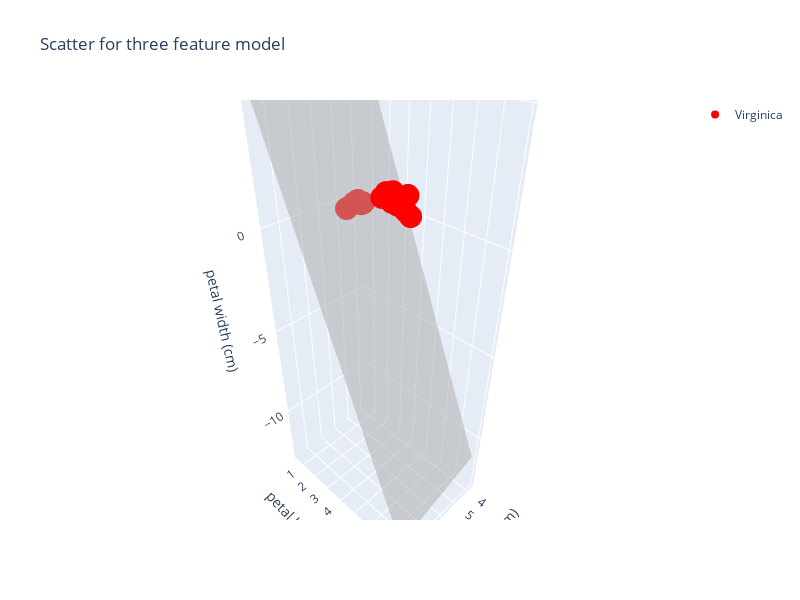

Write notebook code for a chart like this one.
### Markdown cell above
**Three features model graph**

### Code cell
y_pred = np.array(result_pds[0]['Prediction'])
y_virginica = x_val[y_pred == 1, : ]
y_non_virginica = x_val[y_pred == 0, : ]

features = np.delete(x_val, [1], axis=1)
virginica = features[y_pred == 1, :]
non_virginica = features[y_pred == 0, :]

trace0 = go.Scatter3d(x=virginica[:, 0], y=virginica[:, 1], z=virginica[:, 2], mode='markers', marker=dict(color='red'), name='Virginica')
trace1 = go.Scatter3d(x=non_virginica[:, 1], y=non_virginica[:, 1], z=non_virginica[:, 2], mode='markers', marker=dict(color='black'), name='Non-Virginica')

x_min, x_max = features[:, 0].min() - 1, features[:, 0].max() + 1
y_min, y_max = features[:, 1].min() - 1, features[:, 1].max() + 1
z_min, z_max = features[:, 2].min() - 1, features[:, 2].max() + 1

random_x, random_y = np.meshgrid(np.linspace(x_min, x_max, 10), np.linspace(y_min, y_max, 10))
random_z = -models[2].intercept_ / models[2].coef_[0][2] - models[2].coef_[0][0] / models[2].coef_[0][2] * random_x - models[2].coef_[0][1] / models[2].coef_[0][2] * random_y

trace2 = go.Surface(x=random_x, y=random_y, z=random_z, surfacecolor=random_z, colorscale=[[0, 'lightgray'], [1, 'lightgray']], opacity=0.5, showscale=False, name='Decision Boundary')

layout = go.Layout(title='Scatter for three feature model',
                   scene=dict(xaxis=dict(title='sepal length (cm)'),
                              yaxis=dict(title='petal length (cm)'),
                              zaxis=dict(title='petal width (cm)')),
                   showlegend=True, width=800, height=600)

fig = go.Figure(data=[trace0, trace1, trace2], layout=layout)
fig.show()

### Figure 1 — Plotly figure (JSON) as saved in the notebook; plotly's stock layout.template omitted (floating-point values rounded to 4 significant figures)
{"data": [{"marker": {"color": "red"}, "mode": "markers", "name": "Virginica", "type": "scatter3d", "x": [5, 5.7, 7.7, 6.7, 6, 6.1, 6.7, 5.7, 4.8, 4.7, 6.9, 6.5, 5.1, 6.4, 5.6], "y": [1.6, 1.7, 6.9, 5.2, 4.5, 4.9, 5.8, 4.5, 1.6, 1.6, 5.1, 5.1, 1.5, 5.6, 3.6], "z": [0.4, 0.3, 2.3, 2.3, 1.5, 1.8, 1.8, 1.3, 0.2, 0.2, 2.3, 2, 0.3, 2.2, 1.3]}, {"marker": {"color": "black"}, "mode": "markers", "name": "Non-Virginica", "type": "scatter3d", "x": [], "y": [], "z": []}, {"colorscale": [[0, "lightgray"], [1, "lightgray"]], "name": "Decision Boundary", "opacity": 0.5, "showscale": false, "surfacecolor": [[6.515, 6.341, 6.166, 5.992, 5.817, 5.642, 5.468, 5.293, 5.119, 4.944], [4.532, 4.357, 4.183, 4.008, 3.834, 3.659, 3.484, 3.31, 3.135, 2.961], [2.548, 2.374, 2.199, 2.025, 1.85, 1.676, 1.501, 1.326, 1.152, 0.9773], [0.5649, 0.3904, 0.2158, 0.04124, -0.1333, -0.3079, -0.4825, -0.657, -0.8316, -1.006], [-1.419, -1.593, -1.768, -1.942, -2.117, -2.291, -2.466, -2.641, -2.815, -2.99], [-3.402, -3.577, -3.751, -3.926, -4.1, -4.275, -4.449, -4.624, -4.799, -4.973], [-5.385, -5.56, -5.735, -5.909, -6.084, -6.258, -6.433, -6.607, -6.782, -6.957], [-7.369, -7.543, -7.718, -7.893, -8.067, -8.242, -8.416, -8.591, -8.765, -8.94], [-9.352, -9.527, -9.702, -9.876, -10.05, -10.23, -10.4, -10.57, -10.75, -10.92], [-11.34, -11.51, -11.68, -11.86, -12.03, -12.21, -12.38, -12.56, -12.73, -12.91]], "type": "surface", "x": [[3.7, 4.256, 4.811, 5.367, 5.922, 6.478, 7.033, 7.589, 8.144, 8.7], [3.7, 4.256, 4.811, 5.367, 5.922, 6.478, 7.033, 7.589, 8.144, 8.7], [3.7, 4.256, 4.811, 5.367, 5.922, 6.478, 7.033, 7.589, 8.144, 8.7], [3.7, 4.256, 4.811, 5.367, 5.922, 6.478, 7.033, 7.589, 8.144, 8.7], [3.7, 4.256, 4.811, 5.367, 5.922, 6.478, 7.033, 7.589, 8.144, 8.7], [3.7, 4.256, 4.811, 5.367, 5.922, 6.478, 7.033, 7.589, 8.144, 8.7], [3.7, 4.256, 4.811, 5.367, 5.922, 6.478, 7.033, 7.589, 8.144, 8.7], [3.7, 4.256, 4.811, 5.367, 5.922, 6.478, 7.033, 7.589, 8.144, 8.7], [3.7, 4.256, 4.811, 5.367, 5.922, 6.478, 7.033, 7.589, 8.144, 8.7], [3.7, 4.256, 4.811, 5.367, 5.922, 6.478, 7.033, 7.589, 8.144, 8.7]], "y": [[0.5, 0.5, 0.5, 0.5, 0.5, 0.5, 0.5, 0.5, 0.5, 0.5], [1.322, 1.322, 1.322, 1.322, 1.322, 1.322, 1.322, 1.322, 1.322, 1.322], [2.144, 2.144, 2.144, 2.144, 2.144, 2.144, 2.144, 2.144, 2.144, 2.144], [2.967, 2.967, 2.967, 2.967, 2.967, 2.967, 2.967, 2.967, 2.967, 2.967], [3.789, 3.789, 3.789, 3.789, 3.789, 3.789, 3.789, 3.789, 3.789, 3.789], [4.611, 4.611, 4.611, 4.611, 4.611, 4.611, 4.611, 4.611, 4.611, 4.611], [5.433, 5.433, 5.433, 5.433, 5.433, 5.433, 5.433, 5.433, 5.433, 5.433], [6.256, 6.256, 6.256, 6.256, 6.256, 6.256, 6.256, 6.256, 6.256, 6.256], [7.078, 7.078, 7.078, 7.078, 7.078, 7.078, 7.078, 7.078, 7.078, 7.078], [7.9, 7.9, 7.9, 7.9, 7.9, 7.9, 7.9, 7.9, 7.9, 7.9]], "z": [[6.515, 6.341, 6.166, 5.992, 5.817, 5.642, 5.468, 5.293, 5.119, 4.944], [4.532, 4.357, 4.183, 4.008, 3.834, 3.659, 3.484, 3.31, 3.135, 2.961], [2.548, 2.374, 2.199, 2.025, 1.85, 1.676, 1.501, 1.326, 1.152, 0.9773], [0.5649, 0.3904, 0.2158, 0.04124, -0.1333, -0.3079, -0.4825, -0.657, -0.8316, -1.006], [-1.419, -1.593, -1.768, -1.942, -2.117, -2.291, -2.466, -2.641, -2.815, -2.99], [-3.402, -3.577, -3.751, -3.926, -4.1, -4.275, -4.449, -4.624, -4.799, -4.973], [-5.385, -5.56, -5.735, -5.909, -6.084, -6.258, -6.433, -6.607, -6.782, -6.957], [-7.369, -7.543, -7.718, -7.893, -8.067, -8.242, -8.416, -8.591, -8.765, -8.94], [-9.352, -9.527, -9.702, -9.876, -10.05, -10.23, -10.4, -10.57, -10.75, -10.92], [-11.34, -11.51, -11.68, -11.86, -12.03, -12.21, -12.38, -12.56, -12.73, -12.91]]}], "layout": {"height": 600, "scene": {"xaxis": {"title": {"text": "sepal length (cm)"}}, "yaxis": {"title": {"text": "petal length (cm)"}}, "zaxis": {"title": {"text": "petal width (cm)"}}}, "showlegend": true, "title": {"text": "Scatter for three feature model"}, "width": 800}}
